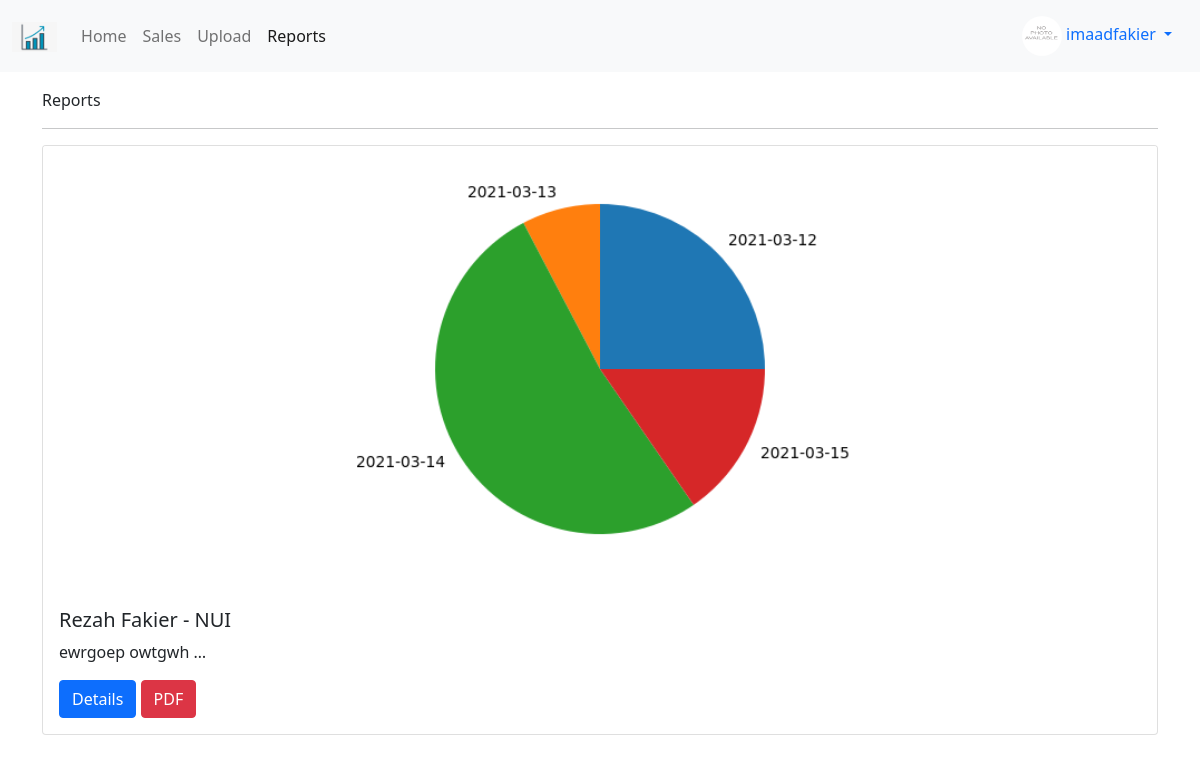
Page /reports/home (signed in) on the committed database.
### profiles/models.py (models this page shows, shortened)
class Profile(models.Model):
    user = models.OneToOneField(User, on_delete=models.CASCADE)
    bio = models.TextField(default='N/A')
    avatar = models.ImageField(upload_to='avatars', default='no_picture.png')
    created_on = models.DateTimeField(auto_now_add=True)
    updated_on = models.DateTimeField(auto_now=True)

### reports/models.py (models this page shows, shortened)
class Report(models.Model):
    name = models.CharField(max_length=120)
    image = models.ImageField(upload_to='reports', blank=True)
    remarks = models.TextField()
    author = models.ForeignKey(Profile, on_delete=models.CASCADE)
    created_on = models.DateTimeField(auto_now_add=True)
    updated_on = models.DateTimeField(auto_now=True)
    def get_absolute_url(self):
        return reverse('reports:detail', kwargs={'pk':self.pk})
    class Meta:
        ordering = ('-created_on',)

### reports/views.py (the view)
# urls.py: path('home', ReportListView.as_view(), name='main'),
class ReportListView(LoginRequiredMixin, ListView):
    model = Report
    template_name = 'reports/main.html'

### reports/templates/reports/main.html (shortened to what this page needs)
{% extends 'base.html' %}
{% block content %}
    Reports
    <hr>
    {% for obj in object_list %}
        <div class="card mb-3">
            {% if obj.image %}
                <img src="{{ obj.image.url }}" class="card-img-top" alt="{{ obj.name }}">
            {% endif %}
            <div class="card-body">
                <h5 class="card-title">{{ obj.name }}</h5>
                <p class="card-text">{{ obj.remarks | truncatewords:2 }}</p>
                <a href="{{ obj.get_absolute_url }}" class="btn btn-primary">Details</a>
                <a href="{% url 'reports:pdf' obj.pk %}" class="btn btn-danger">PDF</a>
            </div>
        </div>
    {% endfor %}
{% endblock content %}

### templates/navbar.html (shortened to what this page needs)
{% load static %}
{% url 'sales:home' as path_to_home %}
{% url 'sales:list' as path_to_sales %}
{% url 'sales:from-file' as path_to_file_upload %}
{% url 'reports:main' as path_to_reports %}
<nav class="navbar navbar-expand-lg navbar-light bg-light">
    <div class="container-fluid">
        <a class="navbar-brand" href="{{ path_to_home }}"><img src="{% static 'logo.png' %}" class="logo-sm"></a>
        <div class="collapse navbar-collapse" id="navbarNav">
            <ul class="navbar-nav">
                <li class="nav-item">
                    <a class="nav-link {% if request.path == path_to_home %}active{% endif %}" href="{{ path_to_home }}">Home</a>
                </li>
                <li class="nav-item">
                    <a class="nav-link {% if request.path == path_to_sales %}active{% endif %}" href="{{ path_to_sales }}">Sales</a>
                </li>
                <li class="nav-item">
                    <a class="nav-link {% if request.path == path_to_file_upload %}active{% endif %}" href="{{ path_to_file_upload }}">Upload</a>
                </li>
                <li class="nav-item">
                    <a class="nav-link {% if request.path == path_to_reports %}active{% endif %}" href="{{ path_to_reports }}">Reports</a>
                </li>
            </ul>
        </div>
        {% if request.user.is_authenticated %}
        <div class="nav-item dropdown">
            <div class="nav-link dropdown-toggle" id="navbarDropdownMenuLink" role="button" data-bs-toggle="dropdown"
                aria-expanded="false">
                <img src="{{ request.user.profile.avatar.url }}" class="avatar-sm">&nbsp;{{request.user}}
            </div>
        </div>
        {% endif %}
    </div>
</nav>

### static/style.css (style rules this page uses)
.avatar-sm { height: 40px; width: 40px; border-radius: 50%; }
.logo-sm { height: 30px; width: auto; }

### rows in the picture
Report: image (picture), name "Rezah Fakier - NUI", remarks "ewrgoep owtgwh …"

### other values in the picture
{{ request.user }} "imaadfakier"
